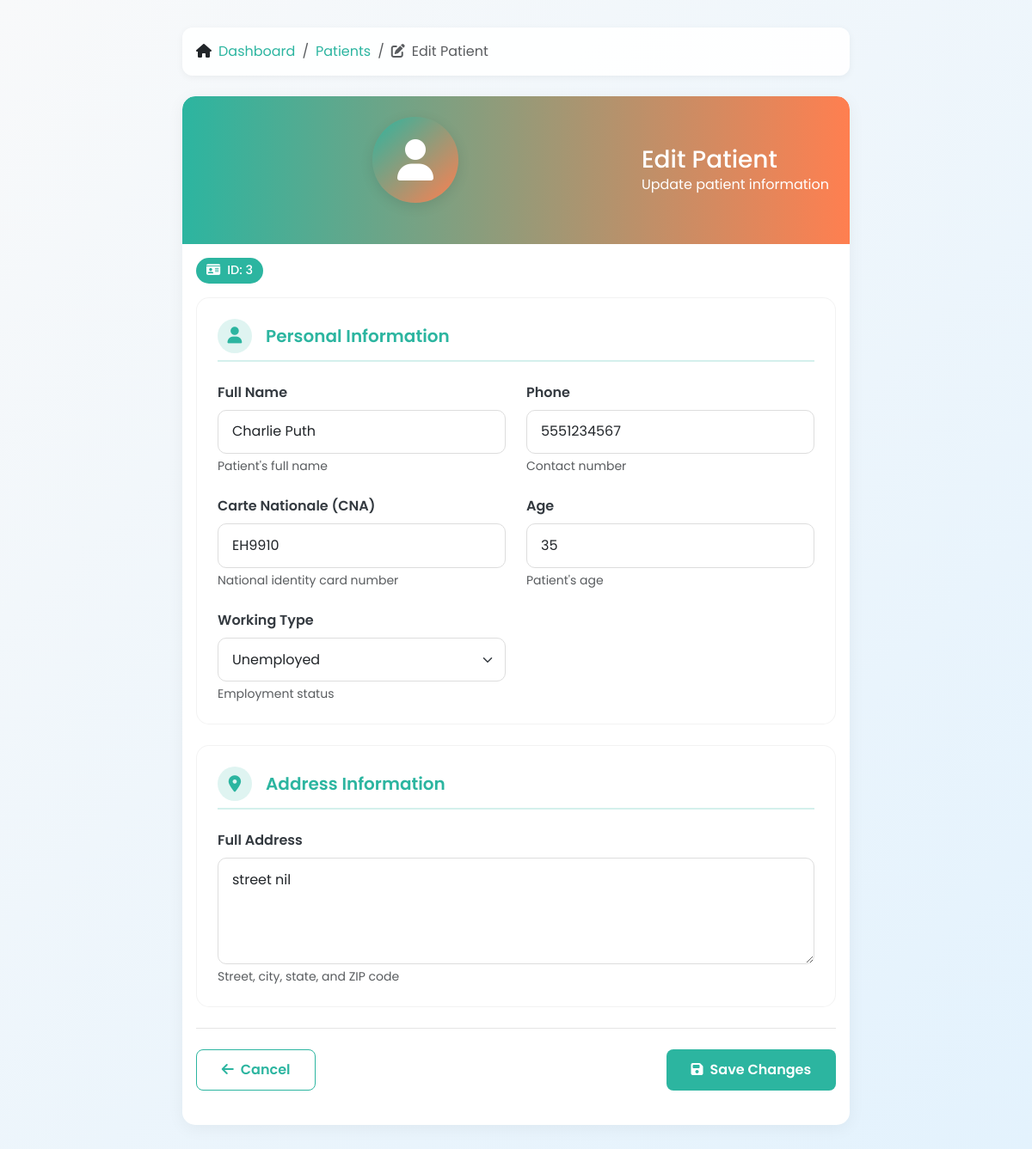
Screenshot of /edit_patient.php?id=3 with the database file from the repository.
### tables this page shows
CREATE TABLE `patients` (
  `id` int NOT NULL,
  `full_name` varchar(100) NOT NULL,
  `phone` varchar(20) NOT NULL,
  `cna` varchar(20) DEFAULT NULL,
  `address` varchar(255) DEFAULT NULL,
  `working_type` enum('student','employed','self-employed','unemployed') NOT NULL,
  `created_at` datetime DEFAULT CURRENT_TIMESTAMP,
  `age` int NOT NULL
);

### edit_patient.php (the view, shortened to what this page needs)
<?php
require_once 'config.php';
$id = $_GET['id'] ?? null;
$stmt = $pdo->prepare("SELECT * FROM patients WHERE id = ?");
$stmt->execute([$id]);
$patient = $stmt->fetch();
?>
<!DOCTYPE html>
<html lang="en">
<head>
    <link href="https://cdn.jsdelivr.net/npm/bootstrap@5.3.3/dist/css/bootstrap.min.css" rel="stylesheet" />
    <link href="https://cdnjs.cloudflare.com/ajax/libs/font-awesome/6.5.0/css/all.min.css" rel="stylesheet" />
</head>
<body>
<div class="container" style="max-width: 800px;">
    <nav class="mb-4" aria-label="breadcrumb">
        <ol class="breadcrumb">
            <li class="breadcrumb-item"><i class="fas fa-home me-2"></i><a href="dashboard.php">Dashboard</a></li>
            <li class="breadcrumb-item"><a href="patients.php">Patients</a></li>
            <li class="breadcrumb-item active" aria-current="page"><i class="fas fa-edit me-2"></i>Edit Patient</li>
        </ol>
    </nav>
    <div class="card">
        <div class="card-header">
            <div class="d-flex align-items-center">
                <div class="patient-avatar">
                    <i class="fas fa-user"></i>
                </div>
                <div class="ms-3">
                    <h3 class="mb-0">Edit Patient</h3>
                    <p class="mb-0">Update patient information</p>
                </div>
            </div>
        </div>
        <div class="card-body">
            <div class="patient-id-badge">
                <i class="fas fa-id-card me-2"></i>ID: <?= $patient['id'] ?>
            </div>
            <form action="edit_patient.php?id=<?= $patient['id'] ?>" method="POST" novalidate>
                <div class="form-section">
                    <div class="form-section-title">
                        <div class="patient-info-icon">
                            <i class="fas fa-user"></i>
                        </div>
                        <h5>Personal Information</h5>
                    </div>
                    <div class="form-grid">
                        <div>
                            <label for="full_name" class="form-label">Full Name</label>
                            <input type="text" name="full_name" id="full_name" class="form-control"
                                   value="<?= htmlspecialchars($patient['full_name']) ?>" required />
                            <div class="form-text">Patient's full name</div>
                        </div>
                        <div>
                            <label for="phone" class="form-label">Phone</label>
                            <input type="text" name="phone" id="phone" class="form-control"
                                   value="<?= htmlspecialchars($patient['phone']) ?>" required />
                            <div class="form-text">Contact number</div>
                        </div>
                        <div>
                            <label for="cna" class="form-label">Carte Nationale (CNA)</label>
                            <input type="text" name="cna" id="cna" class="form-control"
                                   value="<?= htmlspecialchars($patient['cna'] ?? '') ?>"
                                   placeholder="e.g. AB123456" />
                            <div class="form-text">National identity card number</div>
                        </div>
                        <div>
                            <label for="age" class="form-label">Age</label>
                            <input type="number" name="age" id="age" class="form-control"
                                   value="<?= (int)$patient['age'] ?>" min="1" max="120" required />
                            <div class="form-text">Patient's age</div>
                        </div>
                        <div>
                            <label for="working_type" class="form-label">Working Type</label>
                            <select name="working_type" id="working_type" class="form-select" required>
                                <?php
                                $types = ['student' => 'Student', 'employed' => 'Employed',
                                          'self-employed' => 'Self-Employed', 'unemployed' => 'Unemployed'];
                                foreach ($types as $value => $label) {
                                    $selected = $patient['working_type'] === $value ? 'selected' : '';
                                    echo "<option value=\"$value\" $selected>$label</option>";
                                }
                                ?>
                            </select>
                            <div class="form-text">Employment status</div>
                        </div>
                    </div>
                </div>
                <div class="form-section">
                    <div class="form-section-title">
                        <div class="patient-info-icon">
                            <i class="fas fa-map-marker-alt"></i>
                        </div>
                        <h5>Address Information</h5>
                    </div>
                    <div>
                        <label for="address" class="form-label">Full Address</label>
                        <textarea name="address" id="address" class="form-control form-textarea"
                                  rows="4" placeholder="Enter patient's full address"><?= htmlspecialchars($patient['address'] ?? '') ?></textarea>
                        <div class="form-text">Street, city, state, and ZIP code</div>
                    </div>
                </div>
                <div class="form-footer">
                    <a href="patients.php" class="btn btn-outline-secondary">
                        <i class="fas fa-arrow-left me-2"></i>Cancel
                    </a>
                    <button type="submit" class="btn btn-primary">
                        <i class="fas fa-save me-2"></i>Save Changes
                    </button>
                </div>
            </form>
        </div>
    </div>
</div>
</body>
</html>

### edit_patient.php (style rules this page uses)
:root { --primary: #2cb5a0; --secondary: #f0f7fa; --accent: #ff7f50; --light: #f8f9fa; --dark: #343a40; --cna-color: #6f42c1; }
body { font-family: 'Poppins', sans-serif; background: linear-gradient(135deg, #f8f9fa 0%, #e3f2fd 100%); min-height: 100vh; padding: 2rem 0; animation: fadeIn 0.5s ease-in-out both; }
.breadcrumb { background: rgba(255,255,255,0.9); padding: 1rem; border-radius: 12px; box-shadow: 0 2px 8px rgba(0,0,0,0.05); }
.breadcrumb-item a { color: var(--primary); text-decoration: none; transition: all 0.2s ease; }
.card { border-radius: 15px; box-shadow: 0 4px 20px rgba(0,0,0,0.05); border: none; overflow: hidden; }
.card-header { background: linear-gradient(90deg, var(--primary), var(--accent)); color: white; border-radius: 15px 15px 0 0 !important; border: none; padding: 1.5rem; }
.btn-primary { background: var(--primary); border: none; transition: all 0.2s ease; padding: 0.7rem 1.8rem; border-radius: 8px; font-weight: 600; }
.btn-outline-secondary { border-color: var(--primary); color: var(--primary); padding: 0.7rem 1.8rem; border-radius: 8px; font-weight: 600; }
.form-label { font-weight: 600; color: var(--dark); margin-bottom: 0.5rem; }
.form-control, .form-select, .form-textarea { border-radius: 10px; border: 1px solid #ddd; transition: all 0.3s ease; padding: 0.8rem 1rem; }
.patient-info-icon { width: 40px; height: 40px; border-radius: 50%; background: rgba(44,181,160,0.15); display: flex; align-items: center; justify-content: center; color: var(--primary); font-size: 1.2rem; margin-right: 1rem; }
.form-section { background: rgba(255,255,255,0.7); border-radius: 15px; padding: 1.5rem; margin-bottom: 1.5rem; border: 1px solid rgba(0,0,0,0.05); }
.form-section-title { display: flex; align-items: center; margin-bottom: 1.5rem; padding-bottom: 0.5rem; border-bottom: 2px solid rgba(44,181,160,0.2); }
.form-section-title h5 { margin: 0; color: var(--primary); font-weight: 600; }
.form-grid { display: grid; grid-template-columns: repeat(auto-fit, minmax(250px, 1fr)); gap: 1.5rem; }
.form-footer { display: flex; justify-content: space-between; padding: 1.5rem 0; margin-top: 1rem; border-top: 1px solid rgba(0,0,0,0.1); }
.patient-avatar { width: 100px; height: 100px; border-radius: 50%; background: linear-gradient(135deg, var(--primary), var(--accent)); display: flex; align-items: center; justify-content: center; color: white; font-size: 3rem; margin: 0 auto 1.5rem; box-shadow: 0 4px 15px rgba(0,0,0,0.1); }
.patient-id-badge { background: var(--primary); color: white; padding: 0.25rem 0.75rem; border-radius: 20px; font-size: 0.9rem; font-weight: 500; margin-bottom: 1rem; display: inline-block; }

### rows the page displays
patients: id "3", full_name "Charlie Puth", phone "5551234567", cna "EH9910", age "35", address "street nil"

### other values shown
form field working_type "Unemployed"
